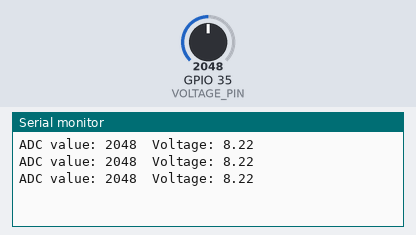
This sketch was run on a simulated ESP32. On the bench: the last lines printed to the serial monitor. The inputs (shaded band) are chosen by the test bench; at power-on: GPIO 35 (VOLTAGE_PIN) = 2048.

Above: at 1.3 s.
1.4 s: GPIO 35 (VOLTAGE_PIN) set to 2866
At 1.9 s:
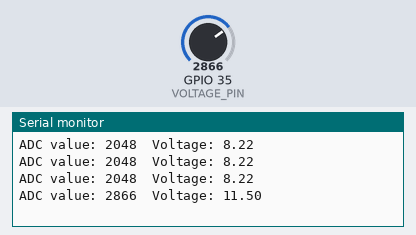
2.9 s: GPIO 35 (VOLTAGE_PIN) set to 3603
At 3.4 s:
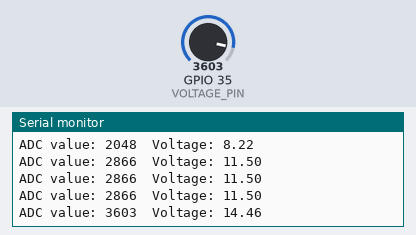
Timing chart, 0 to 5.9 s (numbered marks = the images above; inputs shaded):
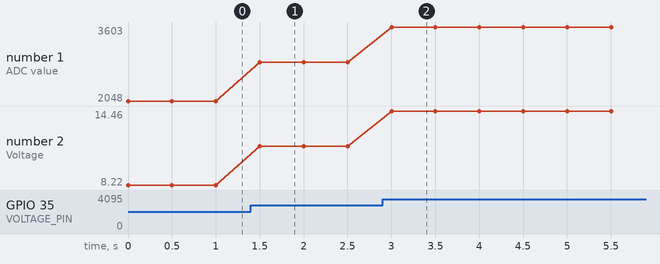

Measured:
- after the input at 1.4 s, the serial monitor: prints a new line after 0.10 s (image 1)
- after the input at 2.9 s, the serial monitor: prints a new line after 0.10 s (image 2)
- plotted number 1: 2048 → 2866 after the input at 1.4 s, 2866 → 3603 after the input at 2.9 s
- plotted number 2: 8.22 → 11.5 after the input at 1.4 s, 11.5 → 14.46 after the input at 2.9 s

The sketch:

2-VoltageReadingExample.ino
```cpp
#define VOLTAGE_PIN 35

void setup() {
  Serial.begin(115200);
}

void loop() {
  int ADC_value;
  float V_ref = 3.3;
  float voltage;
  ADC_value = analogRead(VOLTAGE_PIN);
  voltage = (ADC_value*(V_ref/4095)) * (12.5/2.51);

  Serial.print("ADC value: ");
  Serial.print(ADC_value);
  Serial.print("\t");
  Serial.print("Voltage: ");
  Serial.println(voltage);
  delay(500);
}
```
